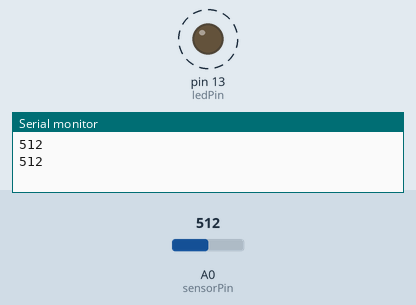
Simulated run of this sketch. Board: Arduino Uno, built with avr-gcc and run on an emulated ATmega328P. Parts: output pins drawn as LEDs (lit = HIGH), the last lines printed to the serial monitor. Dashed ring = blinking. Inputs (shaded band) come from the test bench; at power-on: A0 (sensorPin) = 512.

Above: at 1.8 s.
1.9 s: A0 (sensorPin) set to 306
At 2.2 s:
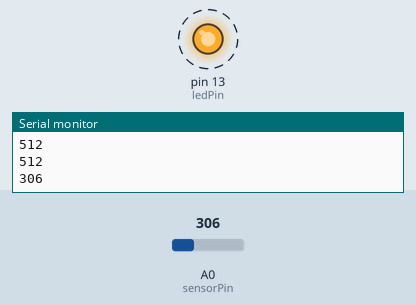
5.4 s: A0 (sensorPin) set to 122
At 5.56 s:
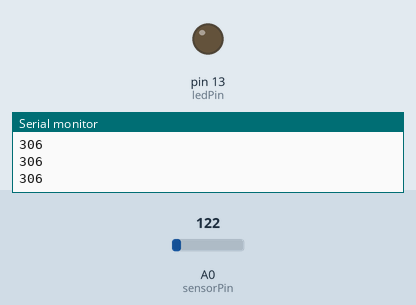
Timing chart, 0 to 14.9 s (numbered marks = the images above; inputs shaded):
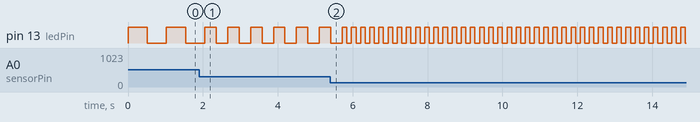

Measured:
- after the input at 1.9 s, pin 13 (ledPin): alternates HIGH for 0.31 s and LOW for 0.31 s, starting after 0.46 s
- by itself, pin 13 (ledPin): alternates HIGH for 0.51 s and LOW for 0.51 s

The sketch:

ex2.ino
```cpp
int sensorPin = A0;    // select the input pin for the potentiometer
int ledPin = 13;      // select the pin for the LED
int sensorValue = 0;  // variable to store the value coming from the sensor

void setup() {
  // start serial port at 9600 bps:
  Serial.begin(9600);
  // declare the ledPin as an OUTPUT:
  pinMode(ledPin, OUTPUT);
}

void loop() {
  // read the value from the sensor:
  sensorValue = analogRead(sensorPin);
  Serial.println(sensorValue);   // print ADC value of analog reading
  // turn the ledPin on
  digitalWrite(ledPin, HIGH);
  // stop the program for  milliseconds:
  delay(sensorValue);
  // turn the ledPin off:
  digitalWrite(ledPin, LOW);
  // stop the program for for  milliseconds:
  delay(sensorValue);
}
```
